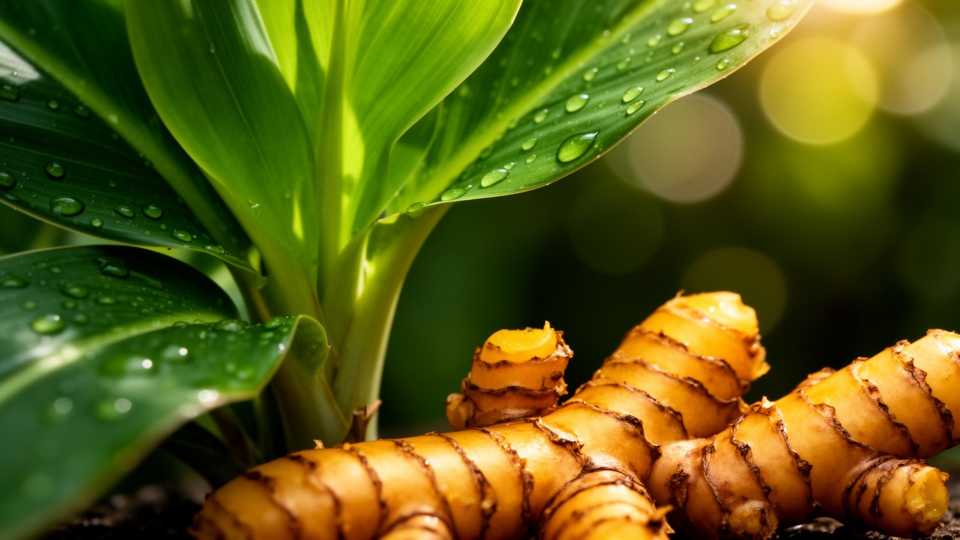
#> input picture remix-of-turmeric-guardian-main/src/assets/hero-turmeric.jpg, 1920 x 1080 px (shown at 1/2 size); its folder holds only this picture in this run
$ python -i dataloader.py   (imports and definitions only)
#> lines starting #> are read from the running program, lines starting #| are printed output that depends on the picture; after the words box and inside, x2 and y2 are one past the last pixel; in counts of white or black regions, pixels touching at a corner belong together
### turmeric_project_main/hf_space/config.py
"""
config.py — Central configuration for Turmeric Disease Detection
Edit DATASET_DIR to point to your dataset folder.
"""

import os
os.environ["KERAS_BACKEND"] = "torch"

BASE_DIR     = os.path.dirname(os.path.abspath(__file__))

DATASET_DIR  = os.path.join(BASE_DIR, "dataset")       # Root folder containing class sub-folders
MODEL_DIR    = os.path.join(BASE_DIR, "saved_models")  # Where trained weights are saved
RESULTS_DIR  = os.path.join(BASE_DIR, "results")       # Where plots/reports are saved

# ─────────────────────────────────────────────────────────────
# CLASS NAMES  (must match your folder names exactly)
# ─────────────────────────────────────────────────────────────
CLASS_NAMES = [
    "healthy",
    "leaf_spot",
    "leaf_blotch",
    "dry_leaf",
    "rhizome_healthy",
    "rhizome_disease",
    "aphids",
]
NUM_CLASSES = len(CLASS_NAMES)
HEALTHY_CLASS_NAMES = ("healthy", "rhizome_healthy")

# ─────────────────────────────────────────────────────────────
# IMAGE SETTINGS
# ─────────────────────────────────────────────────────────────
IMG_SIZE    = 224          # Resize all images to IMG_SIZE × IMG_SIZE
IMG_CHANNELS = 3

# ─────────────────────────────────────────────────────────────
# TRAINING SETTINGS
# ─────────────────────────────────────────────────────────────
BATCH_SIZE   = 16
CLF_EPOCHS   = 50          # MobileNet epochs
UNET_EPOCHS  = 25          # UNet epochs
TRAIN_UNET   = False       # Fast training: use instant heuristic segmentation (no UNet training)
LEARNING_RATE = 1e-3
FINE_TUNE_LEARNING_RATE = 1e-5
VAL_SPLIT    = 0.15        # 15% validation
TEST_SPLIT   = 0.15        # 15% test
RANDOM_SEED  = 42
REQUIRE_GPU = True         # Stop training if PyTorch/Keras cannot see a CUDA GPU
MIXED_PRECISION = True     # Uses Tensor Cores on supported NVIDIA GPUs

# ─────────────────────────────────────────────────────────────
# AUGMENTATION
# ─────────────────────────────────────────────────────────────
AUGMENT = True             # Enable data augmentation during training

# ─────────────────────────────────────────────────────────────
# MODEL
# ─────────────────────────────────────────────────────────────
MOBILENET_ALPHA = 1.0      # Width multiplier: 0.25 / 0.5 / 0.75 / 1.0
USE_IMAGENET_WEIGHTS = True
FINE_TUNE_AT = 100         # Unfreeze MobileNetV2 layers from this index after warmup
UNET_BASE_FILTERS = 48     # Enhanced filter capacity for UNet segmentation

# Auto-create dirs
for d in [MODEL_DIR, RESULTS_DIR]:
    os.makedirs(d, exist_ok=True)

### turmeric_project_main/turmeric_project/utils/dataloader.py
"""
dataloader.py
Loads turmeric images from folder structure:

    dataset/
        healthy/         img1.jpg, img2.jpg ...
        leaf_spot/       img1.jpg ...
        leaf_blotch/     ...
        dry_leaf/        ...
        rhizome_healthy/ ...
        rhizome_disease/ ...
        aphids/          ...

Returns numpy arrays ready for training.
No synthetic generation — uses YOUR images only.
"""

import os
import sys
# [2 lines not run here, left out]
os.environ["KERAS_BACKEND"] = "torch"
import numpy as np
import cv2
from pathlib import Path

sys.path.insert(0, os.path.dirname(os.path.dirname(os.path.abspath(__file__))))
import config as CFG


# ─────────────────────────────────────────────────────────────
# Image loading
# ─────────────────────────────────────────────────────────────

# [8 lines left out: function load_image, not called in this run]


def generate_leaf_mask(image):
    """Create a generic leaf mask from an RGB image in [0, 1]."""
    img_uint8 = (np.clip(image, 0.0, 1.0) * 255).astype(np.uint8)
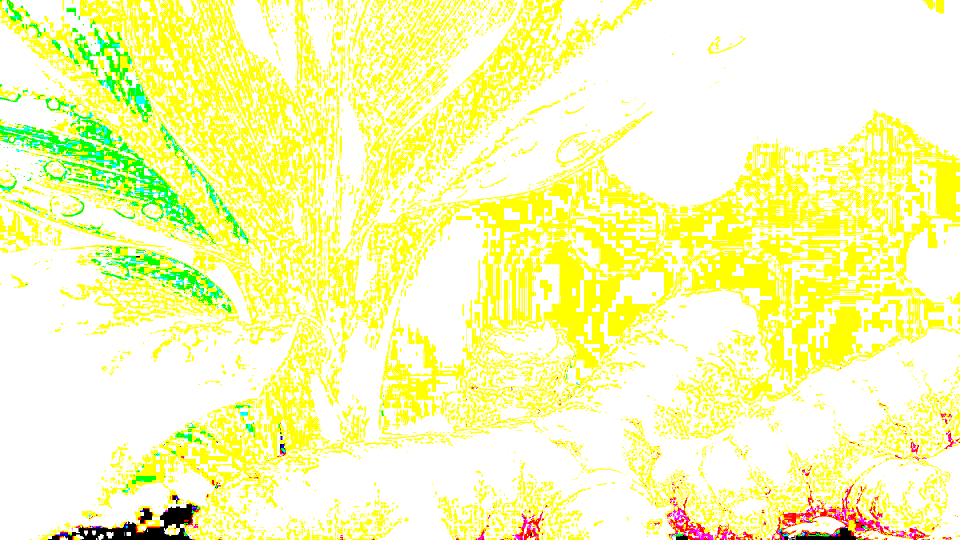
#> img_uint8: shape (1080, 1920, 3) (shown at 1/2 size); mean R, G, B 249, 252.3, 177.1
    hsv = cv2.cvtColor(img_uint8, cv2.COLOR_RGB2HSV)
#> hsv: shape (1080, 1920, 3); mean H, S, V 10, 78.4, 253.9

    green_mask = cv2.inRange(
        hsv,
        np.array([25, 25, 20], dtype=np.uint8),
        np.array([100, 255, 255], dtype=np.uint8)
    )
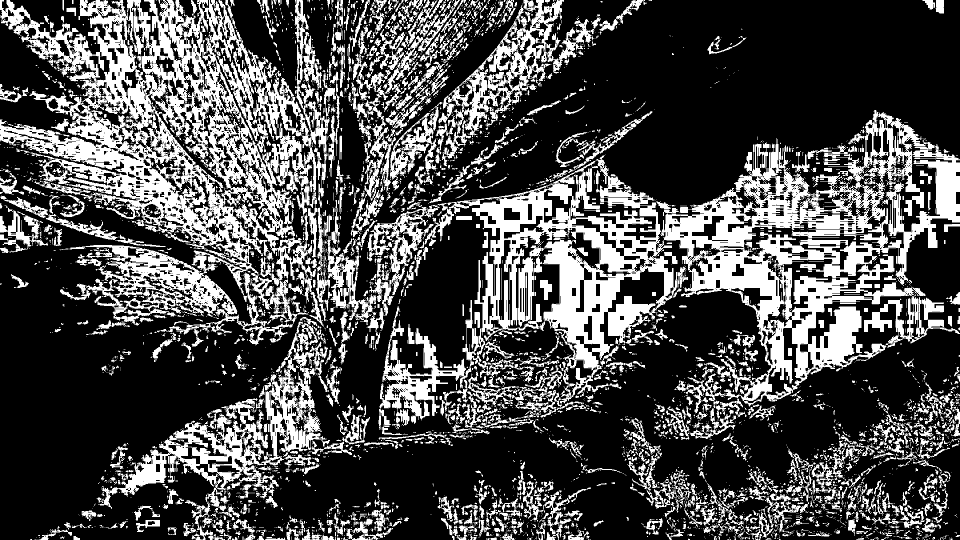
#> green_mask: shape (1080, 1920) (shown at 1/2 size); 30.1% white; 5281 white regions (4088 under 20 px), largest, box (x1, y1, x2, y2) and area: (0, 0, 672, 654) 148136, (1320, 220, 1920, 813) 113788, (734, 310, 1376, 814) 77451

    kernel = cv2.getStructuringElement(cv2.MORPH_ELLIPSE, (5, 5))
    green_mask = cv2.morphologyEx(green_mask, cv2.MORPH_CLOSE, kernel, iterations=2)
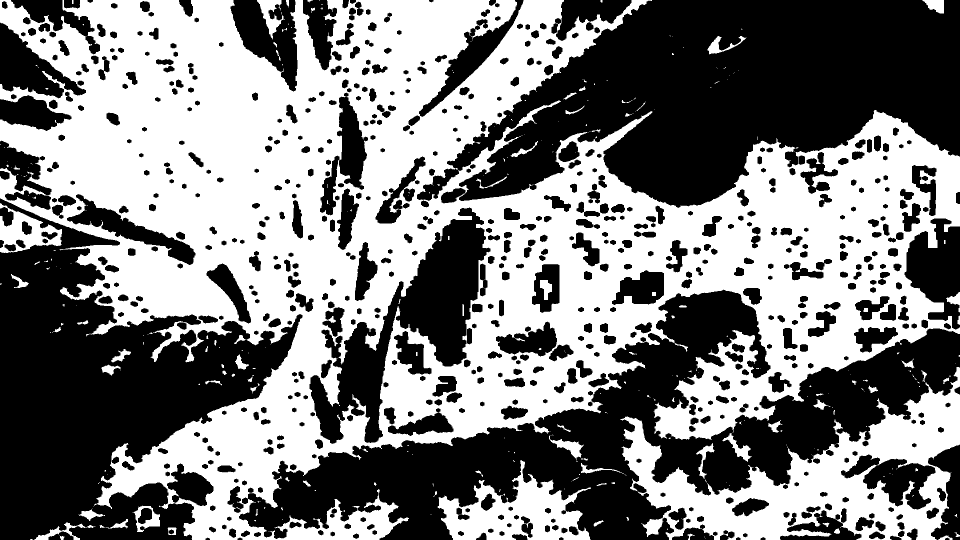
#> green_mask: shape (1080, 1920) (shown at 1/2 size); 49.9% white; 376 white regions (280 under 20 px), largest, box (x1, y1, x2, y2) and area: (0, 0, 1920, 1080) 903855, (1240, 734, 1920, 1080) 84813, (875, 920, 1182, 1080) 22306
    green_mask = cv2.morphologyEx(green_mask, cv2.MORPH_OPEN, kernel, iterations=1)
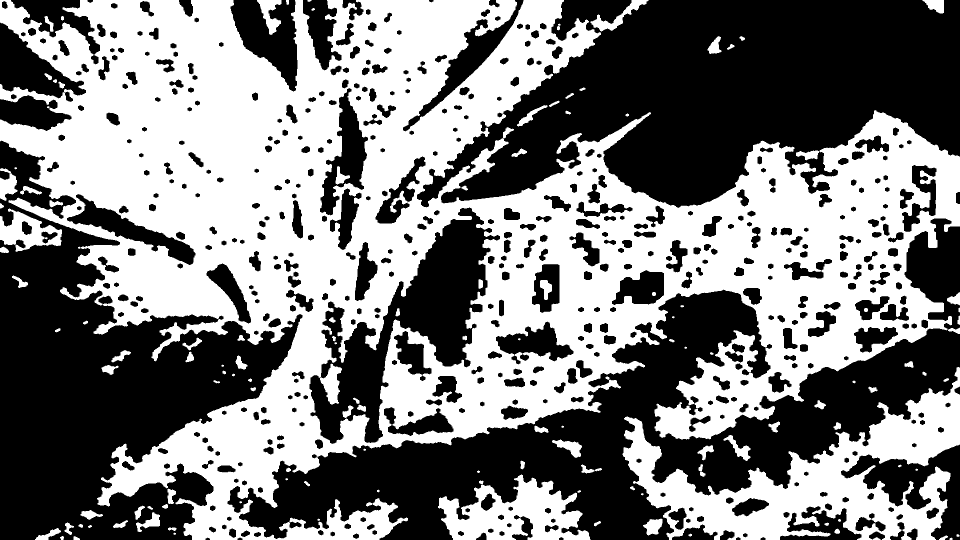
#> green_mask: shape (1080, 1920) (shown at 1/2 size); 49.3% white; 131 white regions (16 under 20 px), largest, box (x1, y1, x2, y2) and area: (0, 0, 1920, 1080) 888219, (1245, 734, 1920, 1080) 82428, (876, 949, 1181, 1080) 21707

    if green_mask.sum() == 0:
        gray = cv2.cvtColor(img_uint8, cv2.COLOR_RGB2GRAY)
        _, green_mask = cv2.threshold(gray, 20, 255, cv2.THRESH_BINARY)
        green_mask = cv2.morphologyEx(green_mask, cv2.MORPH_CLOSE, kernel, iterations=2)

    return green_mask > 0


# [356 lines left out: functions apply_leaf_segmentation, segment_images_for_classification, scan_dataset, augment_image, is_augmented, split_samples and 6 more, not called in this run]


# [7 lines not run here, left out]

>>> import cv2
>>> picture = cv2.cvtColor(cv2.imread('../../../remix-of-turmeric-guardian-main/src/assets/hero-turmeric.jpg'), cv2.COLOR_BGR2RGB)
>>> result = generate_leaf_mask(picture)

$ run again, on remix-of-turmeric-guardian-main/src/assets/leaf-pattern.jpg
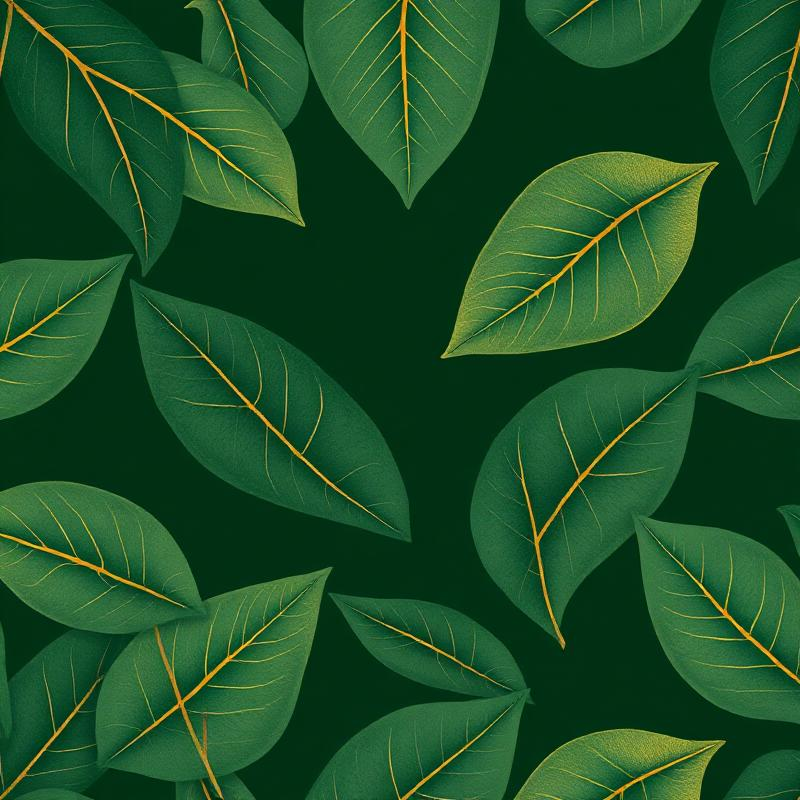
#> input picture remix-of-turmeric-guardian-main/src/assets/leaf-pattern.jpg, 800 x 800 px
#> hsv: shape (800, 800, 3); mean H, S, V 6.6, 20.1, 255
#> in generate_leaf_mask, `green_mask = cv2.inRange( hsv, np.array([25, 25, 20], dtype=np.uint8),..`:
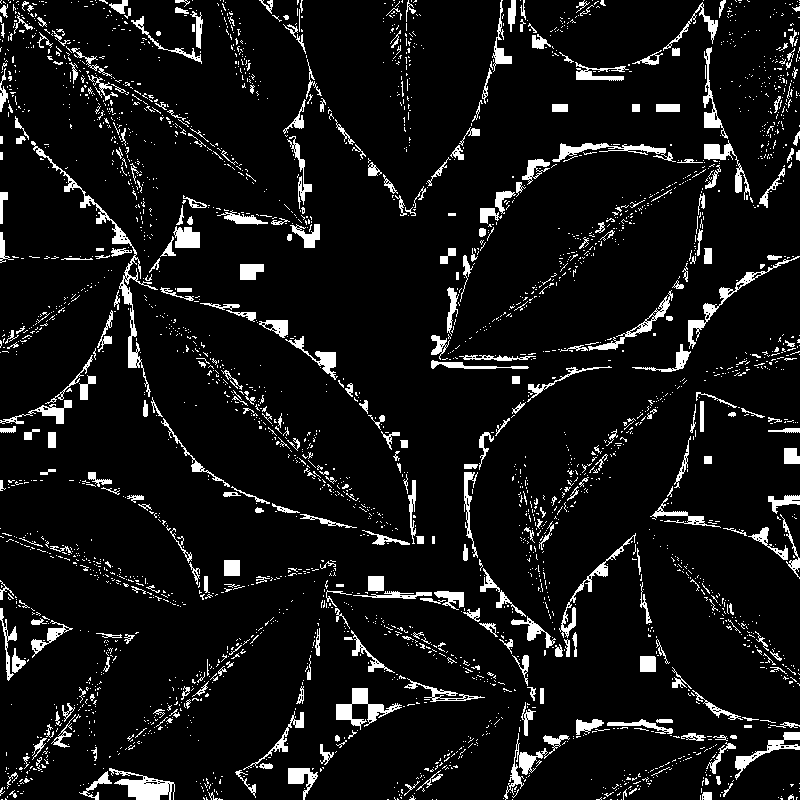
#> green_mask: shape (800, 800); 7.9% white; 3050 white regions (2684 under 20 px), largest, box (x1, y1, x2, y2) and area: (31, 141, 158, 397) 1575, (109, 768, 175, 800) 955, (336, 688, 402, 730) 915
#> in generate_leaf_mask, `green_mask = cv2.morphologyEx(green_mask, cv2.MORPH_OPEN, kernel, iter..`:
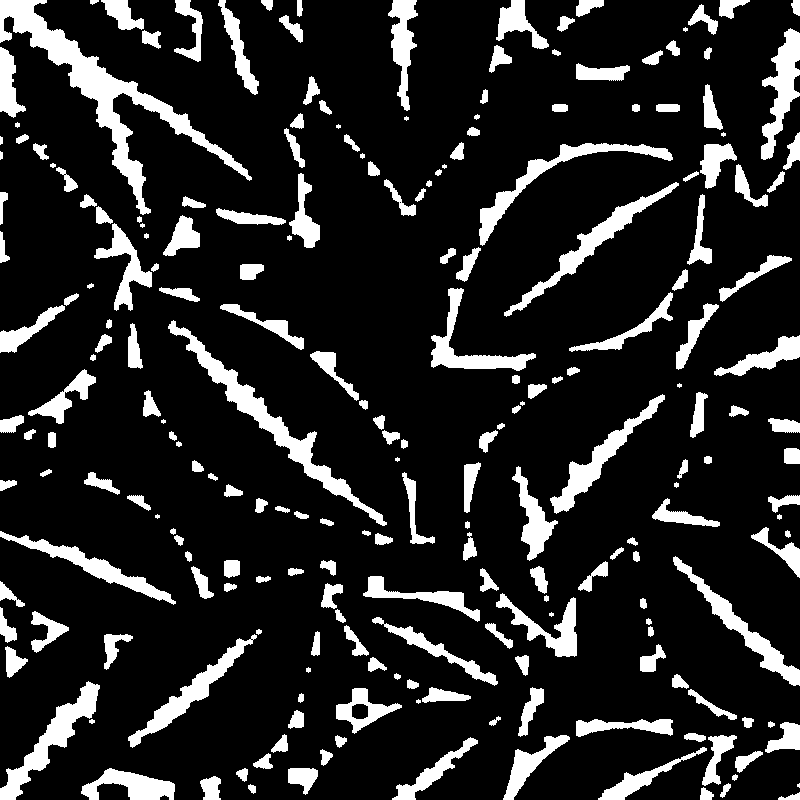
#> green_mask: shape (800, 800); 14.9% white; 229 white regions (14 under 20 px), largest, box (x1, y1, x2, y2) and area: (0, 0, 252, 215) 7649, (168, 320, 387, 526) 4273, (0, 681, 100, 800) 2768
